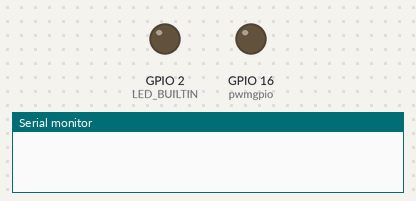
Simulated run of this sketch. Board: ESP32. Parts: output pins drawn as LEDs (lit = HIGH), the last lines printed to the serial monitor.

Above: at 0.0 s.
At 2.1 s:
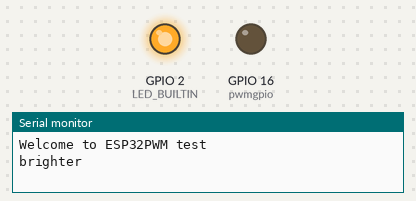
At 21.0 s:
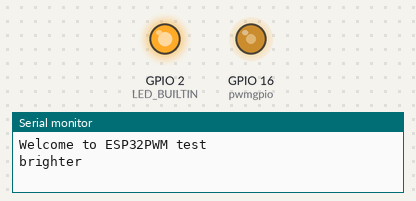
At 39.8 s:
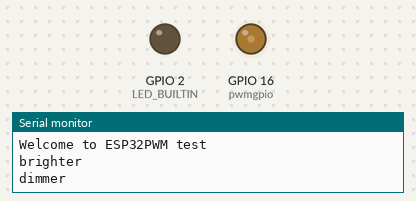
Timing chart, 0 to 40.0 s (numbered marks = the images above):
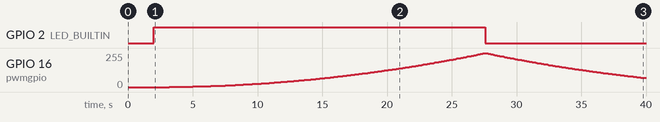

The sketch:

esp32pwm.ino
```cpp
// ESP32PWM test

//                 |\  |
//                 | \ |  +-----+
// +---------------|  >|--| 10R |--+
// |     +-----+   | / |  +-----+  |
// |     |     |   |/  |           |
// |     |ESP32| LED 150mA         | +-----+
// |     |     |                    /C     |
// |     |     | (D16)   +-----+   /       |
// |     |     + -RX2----| 10k |---|B BC547|
// |     |     |         +-----+   \       |
// +-VIN-+     + -GND---------------\E     |
//       |     |                     +-----+
//       +-|-|-+
//         +-+
//         USB
//
// At max PWM, the LED, the ESP32 and the builtin LED together consume 70mA


// PWM settings
const int pwmfreq = 5000;
const int pwmchan = 0;
const int pwmbits = 8;
const int pwmgpio = 16; // aka rx2


void setup(){
  Serial.begin(115200); delay(2000);
  Serial.printf("Welcome to ESP32PWM test\n");

  // Signalling LED
  digitalWrite(LED_BUILTIN, LOW);
  pinMode(LED_BUILTIN, OUTPUT);

  // Configure PWM channel
  ledcSetup(pwmchan, pwmfreq, pwmbits);
  // Attach the PWM channel to the GPIO pin
  ledcAttachPin(pwmgpio, pwmchan);
}


// https://electronics.stackexchange.com/questions/1983/correcting-for-non-linear-brightness-in-leds-when-using-pwm
uint8_t pwmduty[] = {0,0,0,0,0,0,0,0,0,0,0,0,1,1,1,1,1,1,1,1,2,2,2,2,2,2,3,3,3,3,4,4,4,4,5,5,5,5,6,6,6,7,7,7,8,8,8,
  9,9,9,10,10,11,11,11,12,12,13,13,14,14,15,15,16,16,17,17,18,18,19,19,20,20,21,21,22,23,23,24,24,25,26,26,27,
  28,28,29,30,30,31,32,32,33,34,35,35,36,37,38,38,39,40,41,42,42,43,44,45,46,47,47,48,49,50,51,52,53,54,55,
  56,56,57,58,59,60,61,62,63,64,65,66,67,68,69,70,71,73,74,75,76,77,78,79,80,81,82,84,85,86,87,88,89,91,92,
  93,94,95,97,98,99,100,102,103,104,105,107,108,109,111,112,113,115,116,117,119,120,121,123,124,126,127,128,
  130,131,133,134,136,137,139,140,142,143,145,146,148,149,151,152,154,155,157,158,160,162,163,165,166,168,170,
  171,173,175,176,178,180,181,183,185,186,188,190,192,193,195,197,199,200,202,204,206,207,209,211,213,215,217,
  218,220,222,224,226,228,230,232,233,235,237,239,241,243,245,247,249,251,253,255};


void loop(){
  digitalWrite(LED_BUILTIN, HIGH);
  Serial.printf("brighter\n");
  for(int level=0; level<=255; level++){
    ledcWrite(pwmchan, pwmduty[level]);
    delay(100);
  }

  digitalWrite(LED_BUILTIN, LOW);
  Serial.printf("dimmer\n");
  for(int level=255; level>=0; level--){
    ledcWrite(pwmchan, pwmduty[level]);
    delay(100);
  }
}
```

Measured:
- by itself, GPIO 2 (LED_BUILTIN): LOW → HIGH at 2.0 s, → LOW 25.6 s later
- by itself, GPIO 16 (pwmgpio): rises from 0/255 to 255/255 in 24.3 s, then falls to 68/255 in 12.4 s
